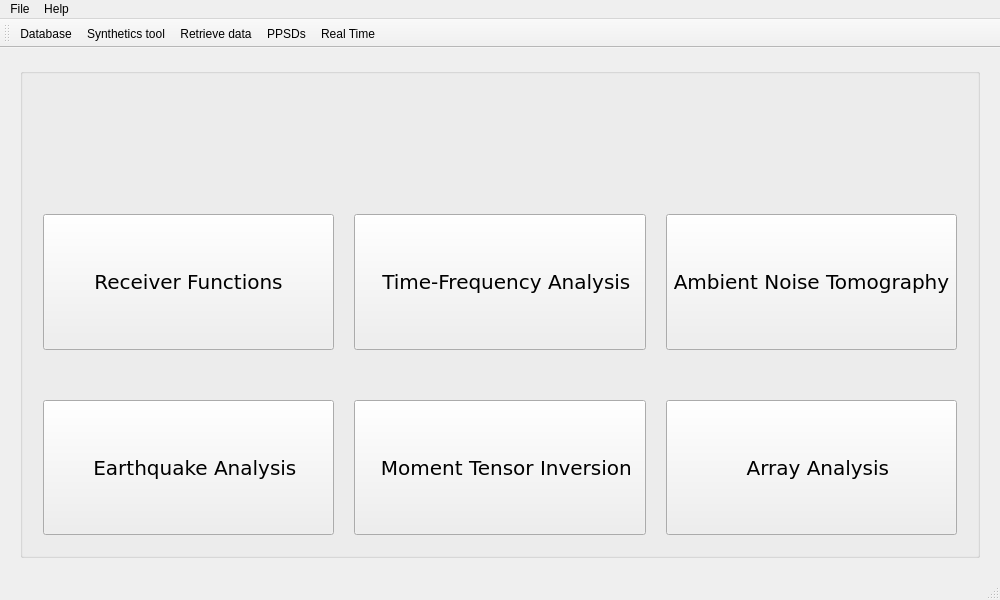
<?xml version="1.0" encoding="UTF-8"?>
<ui version="4.0">
 <class>MainWindow</class>
 <widget class="QMainWindow" name="MainWindow">
  <property name="geometry">
   <rect>
    <x>0</x>
    <y>0</y>
    <width>1000</width>
    <height>600</height>
   </rect>
  </property>
  <property name="sizePolicy">
   <sizepolicy hsizetype="Preferred" vsizetype="Preferred">
    <horstretch>0</horstretch>
    <verstretch>0</verstretch>
   </sizepolicy>
  </property>
  <property name="minimumSize">
   <size>
    <width>1000</width>
    <height>600</height>
   </size>
  </property>
  <property name="baseSize">
   <size>
    <width>1000</width>
    <height>800</height>
   </size>
  </property>
  <property name="windowTitle">
   <string>Main Menu</string>
  </property>
  <property name="windowIcon">
   <iconset resource="../resources.qrc">
    <normaloff>:/logo/logo-image.png</normaloff>:/logo/logo-image.png</iconset>
  </property>
  <widget class="QWidget" name="centralwidget">
   <property name="autoFillBackground">
    <bool>false</bool>
   </property>
   <layout class="QGridLayout" name="gridLayout">
    <property name="leftMargin">
     <number>20</number>
    </property>
    <property name="topMargin">
     <number>20</number>
    </property>
    <property name="rightMargin">
     <number>20</number>
    </property>
    <property name="bottomMargin">
     <number>20</number>
    </property>
    <property name="spacing">
     <number>5</number>
    </property>
    <item row="1" column="0">
     <widget class="QGroupBox" name="MainMenu">
      <property name="enabled">
       <bool>true</bool>
      </property>
      <property name="maximumSize">
       <size>
        <width>16777215</width>
        <height>16777215</height>
       </size>
      </property>
      <property name="font">
       <font>
        <family>DejaVu Sans</family>
        <pointsize>15</pointsize>
       </font>
      </property>
      <property name="title">
       <string/>
      </property>
      <property name="alignment">
       <set>Qt::AlignBottom|Qt::AlignHCenter</set>
      </property>
      <property name="flat">
       <bool>false</bool>
      </property>
      <layout class="QVBoxLayout" name="verticalLayout">
       <property name="spacing">
        <number>20</number>
       </property>
       <property name="leftMargin">
        <number>20</number>
       </property>
       <property name="topMargin">
        <number>20</number>
       </property>
       <property name="rightMargin">
        <number>20</number>
       </property>
       <property name="bottomMargin">
        <number>20</number>
       </property>
       <item alignment="Qt::AlignHCenter">
        <widget class="QLabel" name="label">
         <property name="sizePolicy">
          <sizepolicy hsizetype="Maximum" vsizetype="Maximum">
           <horstretch>0</horstretch>
           <verstretch>0</verstretch>
          </sizepolicy>
         </property>
         <property name="maximumSize">
          <size>
           <width>150</width>
           <height>100</height>
          </size>
         </property>
         <property name="text">
          <string/>
         </property>
         <property name="pixmap">
          <pixmap resource="../resources.qrc">:/logo/logo-image.png</pixmap>
         </property>
         <property name="scaledContents">
          <bool>true</bool>
         </property>
         <property name="alignment">
          <set>Qt::AlignCenter</set>
         </property>
        </widget>
       </item>
       <item>
        <layout class="QVBoxLayout" name="verticalLayout_2">
         <property name="spacing">
          <number>50</number>
         </property>
         <item>
          <layout class="QHBoxLayout" name="horizontalLayout_2">
           <property name="spacing">
            <number>20</number>
           </property>
           <property name="sizeConstraint">
            <enum>QLayout::SetDefaultConstraint</enum>
           </property>
           <property name="leftMargin">
            <number>0</number>
           </property>
           <property name="rightMargin">
            <number>0</number>
           </property>
           <item>
            <widget class="QPushButton" name="receiverFunctionsButton">
             <property name="sizePolicy">
              <sizepolicy hsizetype="Expanding" vsizetype="Preferred">
               <horstretch>0</horstretch>
               <verstretch>0</verstretch>
              </sizepolicy>
             </property>
             <property name="minimumSize">
              <size>
               <width>250</width>
               <height>100</height>
              </size>
             </property>
             <property name="maximumSize">
              <size>
               <width>16777215</width>
               <height>16777215</height>
              </size>
             </property>
             <property name="font">
              <font>
               <italic>false</italic>
               <strikeout>false</strikeout>
              </font>
             </property>
             <property name="text">
              <string>Receiver Functions</string>
             </property>
             <property name="icon">
              <iconset resource="../resources.qrc">
               <normaloff>:/icons/rf-icon.png</normaloff>:/icons/rf-icon.png</iconset>
             </property>
             <property name="iconSize">
              <size>
               <width>50</width>
               <height>50</height>
              </size>
             </property>
            </widget>
           </item>
           <item>
            <widget class="QPushButton" name="seismogramButton">
             <property name="sizePolicy">
              <sizepolicy hsizetype="Expanding" vsizetype="Preferred">
               <horstretch>0</horstretch>
               <verstretch>0</verstretch>
              </sizepolicy>
             </property>
             <property name="minimumSize">
              <size>
               <width>250</width>
               <height>100</height>
              </size>
             </property>
             <property name="text">
              <string>  Time-Frequency Analysis</string>
             </property>
             <property name="icon">
              <iconset resource="../resources.qrc">
               <normaloff>:/icons/seosmogram-icon.png</normaloff>
               <normalon>:/icons/signal-icon.png</normalon>:/icons/seosmogram-icon.png</iconset>
             </property>
             <property name="iconSize">
              <size>
               <width>50</width>
               <height>50</height>
              </size>
             </property>
            </widget>
           </item>
           <item>
            <widget class="QPushButton" name="noiseButton">
             <property name="sizePolicy">
              <sizepolicy hsizetype="Expanding" vsizetype="Preferred">
               <horstretch>0</horstretch>
               <verstretch>0</verstretch>
              </sizepolicy>
             </property>
             <property name="minimumSize">
              <size>
               <width>250</width>
               <height>100</height>
              </size>
             </property>
             <property name="text">
              <string>Ambient Noise Tomography</string>
             </property>
             <property name="icon">
              <iconset resource="../resources.qrc">
               <normaloff>:/icons/ANT.png</normaloff>:/icons/ANT.png</iconset>
             </property>
             <property name="iconSize">
              <size>
               <width>50</width>
               <height>50</height>
              </size>
             </property>
            </widget>
           </item>
          </layout>
         </item>
         <item>
          <layout class="QHBoxLayout" name="horizontalLayout_3">
           <property name="spacing">
            <number>20</number>
           </property>
           <item>
            <widget class="QPushButton" name="earthquakeButton">
             <property name="sizePolicy">
              <sizepolicy hsizetype="Expanding" vsizetype="Preferred">
               <horstretch>0</horstretch>
               <verstretch>0</verstretch>
              </sizepolicy>
             </property>
             <property name="minimumSize">
              <size>
               <width>250</width>
               <height>100</height>
              </size>
             </property>
             <property name="text">
              <string>  Earthquake Analysis</string>
             </property>
             <property name="icon">
              <iconset>
               <normalon>:/icons/map-icon.png</normalon>
              </iconset>
             </property>
             <property name="iconSize">
              <size>
               <width>50</width>
               <height>50</height>
              </size>
             </property>
            </widget>
           </item>
           <item>
            <widget class="QPushButton" name="momentTensorButton">
             <property name="sizePolicy">
              <sizepolicy hsizetype="Expanding" vsizetype="Preferred">
               <horstretch>0</horstretch>
               <verstretch>0</verstretch>
              </sizepolicy>
             </property>
             <property name="minimumSize">
              <size>
               <width>250</width>
               <height>100</height>
              </size>
             </property>
             <property name="text">
              <string>  Moment Tensor Inversion</string>
             </property>
             <property name="icon">
              <iconset>
               <normalon>:/icons/tensor-icon.png</normalon>
              </iconset>
             </property>
             <property name="iconSize">
              <size>
               <width>50</width>
               <height>50</height>
              </size>
             </property>
            </widget>
           </item>
           <item>
            <widget class="QPushButton" name="arrayAnalysisButton">
             <property name="sizePolicy">
              <sizepolicy hsizetype="Expanding" vsizetype="Preferred">
               <horstretch>0</horstretch>
               <verstretch>0</verstretch>
              </sizepolicy>
             </property>
             <property name="minimumSize">
              <size>
               <width>250</width>
               <height>100</height>
              </size>
             </property>
             <property name="text">
              <string>  Array Analysis</string>
             </property>
             <property name="icon">
              <iconset>
               <normalon>:/icons/signal-icon.png</normalon>
              </iconset>
             </property>
             <property name="iconSize">
              <size>
               <width>50</width>
               <height>50</height>
              </size>
             </property>
            </widget>
           </item>
          </layout>
         </item>
        </layout>
       </item>
      </layout>
     </widget>
    </item>
   </layout>
  </widget>
  <widget class="QMenuBar" name="menubar">
   <property name="geometry">
    <rect>
     <x>0</x>
     <y>0</y>
     <width>1000</width>
     <height>22</height>
    </rect>
   </property>
   <widget class="QMenu" name="menuFile">
    <property name="title">
     <string>File</string>
    </property>
    <addaction name="actionOpen_Project"/>
    <addaction name="actionCreate_new_Project"/>
    <addaction name="actionRetrieve_data"/>
    <addaction name="actionPPSDs"/>
    <addaction name="actionExit"/>
   </widget>
   <widget class="QMenu" name="menuHelp">
    <property name="title">
     <string>Help</string>
    </property>
    <addaction name="actionOpen_Help"/>
   </widget>
   <addaction name="menuFile"/>
   <addaction name="menuHelp"/>
  </widget>
  <widget class="QStatusBar" name="statusbar"/>
  <widget class="QToolBar" name="toolBar">
   <property name="windowTitle">
    <string>toolBar</string>
   </property>
   <attribute name="toolBarArea">
    <enum>TopToolBarArea</enum>
   </attribute>
   <attribute name="toolBarBreak">
    <bool>false</bool>
   </attribute>
   <addaction name="actionOpen_Project"/>
   <addaction name="actionCreate_new_Project"/>
   <addaction name="actionRetrieve_data"/>
   <addaction name="actionPPSDs"/>
   <addaction name="actionReal_Time"/>
  </widget>
  <action name="actionOpen_Project">
   <property name="icon">
    <iconset>
     <normalon>:/icons/compass-icon.png</normalon>
    </iconset>
   </property>
   <property name="text">
    <string>Database</string>
   </property>
  </action>
  <action name="actionCreate_new_Project">
   <property name="icon">
    <iconset>
     <normalon>:/icons/pen-icon.png</normalon>
    </iconset>
   </property>
   <property name="text">
    <string>Synthetics tool</string>
   </property>
  </action>
  <action name="actionExit">
   <property name="icon">
    <iconset>
     <normalon>:/icons/balcony-icon.png</normalon>
    </iconset>
   </property>
   <property name="text">
    <string>Exit</string>
   </property>
  </action>
  <action name="actionRetrieve_data">
   <property name="icon">
    <iconset>
     <normalon>:/icons/manage-icon.png</normalon>
    </iconset>
   </property>
   <property name="text">
    <string> Retrieve data</string>
   </property>
  </action>
  <action name="actionPPSDs">
   <property name="icon">
    <iconset>
     <normaloff>:/icons/ppsd.jpg</normaloff>
     <normalon>:/icons/ppsd.png</normalon>:/icons/ppsd.jpg</iconset>
   </property>
   <property name="text">
    <string>PPSDs</string>
   </property>
  </action>
  <action name="actionOpen_Help">
   <property name="text">
    <string>Open Help</string>
   </property>
  </action>
  <action name="actionReal_Time">
   <property name="checkable">
    <bool>false</bool>
   </property>
   <property name="enabled">
    <bool>true</bool>
   </property>
   <property name="icon">
    <iconset resource="../resources.qrc">
     <normaloff>:/icons/realtime.png</normaloff>
     <normalon>:/icons/balcony-icon.png</normalon>:/icons/realtime.png</iconset>
   </property>
   <property name="text">
    <string>Real Time</string>
   </property>
  </action>
 </widget>
 <resources>
  <include location="../resources.qrc"/>
 </resources>
 <connections/>
</ui>
